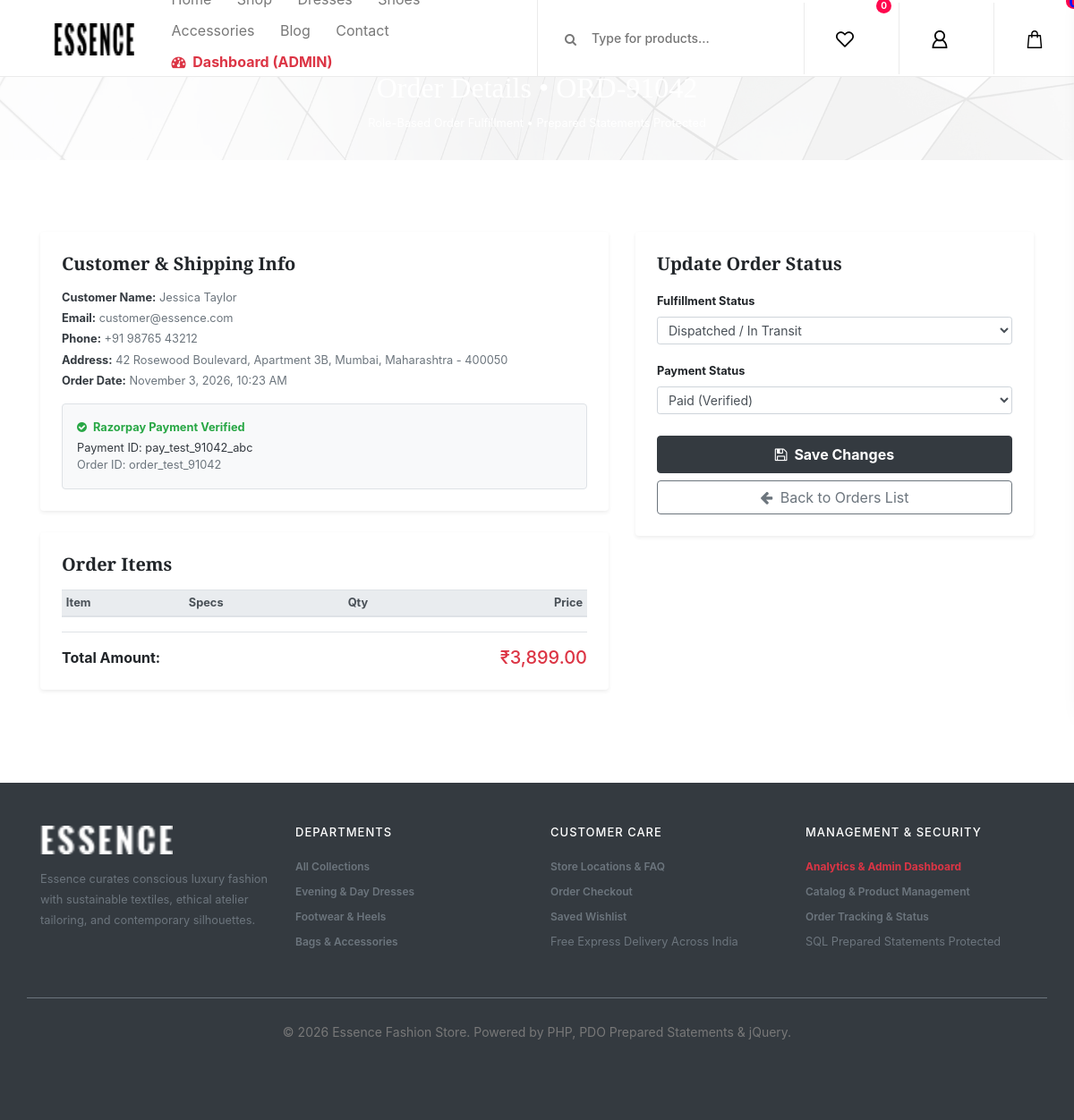
/order_edit.php?id=2 (signed in), run on the app's committed database.
### tables this page shows
CREATE TABLE orders (
            id INTEGER PRIMARY KEY AUTOINCREMENT,
            order_number TEXT UNIQUE NOT NULL,
            user_id INTEGER REFERENCES users(id),
            customer_name TEXT NOT NULL,
            customer_email TEXT NOT NULL,
            customer_phone TEXT NOT NULL,
            shipping_address TEXT NOT NULL,
            city TEXT NOT NULL,
            state TEXT NOT NULL,
            pincode TEXT NOT NULL,
            subtotal REAL NOT NULL,
            discount REAL DEFAULT 0,
            total REAL NOT NULL,
            status TEXT NOT NULL DEFAULT 'processing',
            payment_method TEXT NOT NULL,
            payment_status TEXT NOT NULL DEFAULT 'unpaid',
            razorpay_order_id TEXT,
            razorpay_payment_id TEXT,
            created_at DATETIME DEFAULT CURRENT_TIMESTAMP
        );

### order_edit.php (the view, shortened to what this page needs)
<?php
require_once __DIR__ . '/auth.php';
$order_id = intval($_GET['id']);
$stmt = $conn->prepare("SELECT * FROM orders WHERE id = ?");
$stmt->execute([$order_id]);
$order = $stmt->fetch();
require_once __DIR__ . '/header.php';
?>
<div class="breadcumb_area bg-img" style="background-image: url(img/bg-img/breadcumb.jpg); padding: 40px 0;">
    <div class="container h-100">
        <div class="row h-100 align-items-center">
            <div class="col-12 text-center">
                <h2 style="font-family:'Playfair Display', serif;" class="text-white">Order Details &bull; <?= htmlspecialchars($order['order_number']) ?></h2>
                <p class="text-white small mb-0">Role-Based Order Fulfillment &bull; Prepared Statements Protected</p>
            </div>
        </div>
    </div>
</div>
<div class="section-padding-80">
    <div class="container">
        <div class="row">
            <div class="col-12 col-md-7 mb-4">
                <div class="card border-0 shadow-sm p-4 rounded-lg mb-4">
                    <h5 class="font-weight-bold mb-3" style="font-family:'Playfair Display', serif;">Customer &amp; Shipping Info</h5>
                    <div class="small text-muted mb-3">
                        <div class="mb-1"><strong class="text-dark">Customer Name:</strong> <?= htmlspecialchars($order['customer_name']) ?></div>
                        <div class="mb-1"><strong class="text-dark">Email:</strong> <?= htmlspecialchars($order['customer_email']) ?></div>
                        <div class="mb-1"><strong class="text-dark">Phone:</strong> <?= htmlspecialchars($order['customer_phone'] ?: 'N/A') ?></div>
                        <div class="mb-1"><strong class="text-dark">Address:</strong> <?= htmlspecialchars($order['shipping_address']) ?>, <?= htmlspecialchars($order['city']) ?>, <?= htmlspecialchars($order['state']) ?> - <?= htmlspecialchars($order['pincode']) ?></div>
                        <div><strong class="text-dark">Order Date:</strong> <?= date('F j, Y, g:i A', strtotime($order['created_at'])) ?></div>
                    </div>
                    <?php if (!empty($order['razorpay_payment_id'])): ?>
                        <div class="p-3 bg-light rounded small border">
                            <strong class="text-success"><i class="fa fa-check-circle mr-1"></i> Razorpay Payment Verified</strong>
                            <div class="mt-1 font-mono text-dark">Payment ID: <?= htmlspecialchars($order['razorpay_payment_id']) ?></div>
                            <?php if (!empty($order['razorpay_order_id'])): ?>
                                <div class="font-mono text-muted">Order ID: <?= htmlspecialchars($order['razorpay_order_id']) ?></div>
                            <?php endif; ?>
                        </div>
                    <?php endif; ?>
                </div>
                <div class="card border-0 shadow-sm p-4 rounded-lg">
                    <h5 class="font-weight-bold mb-3" style="font-family:'Playfair Display', serif;">Order Items</h5>
                    <div class="table-responsive">
                        <table class="table table-sm align-middle small mb-0">
                            <thead class="thead-light">
                                <tr>
                                    <th>Item</th>
                                    <th>Specs</th>
                                    <th>Qty</th>
                                    <th class="text-right">Price</th>
                                </tr>
                            </thead>
                        </table>
                    </div>
                    <div class="d-flex justify-content-between pt-3 border-top mt-3">
                        <span class="font-weight-bold">Total Amount:</span>
                        <strong class="text-danger h5 mb-0">₹<?= number_format($order['total'], 2) ?></strong>
                    </div>
                </div>
            </div>
            <div class="col-12 col-md-5">
                <div class="card border-0 shadow-sm p-4 rounded-lg bg-white">
                    <h5 class="font-weight-bold mb-3" style="font-family:'Playfair Display', serif;">Update Order Status</h5>
                    <form method="POST">
                        <div class="form-group">
                            <label class="small font-weight-bold">Fulfillment Status</label>
                            <select name="status" class="form-control form-control-sm">
                                <?php
                                $statuses = [
                                    'pending' => 'Pending Review',
                                    'processing' => 'Processing & Packaging',
                                    'shipped' => 'Dispatched / In Transit',
                                    'delivered' => 'Delivered to Customer',
                                    'cancelled' => 'Cancelled'
                                ];
                                foreach ($statuses as $val => $lbl): ?>
                                    <option value="<?= $val ?>" <?= $order['status'] === $val ? 'selected' : '' ?>>
                                        <?= $lbl ?>
                                    </option>
                                <?php endforeach; ?>
                            </select>
                        </div>
                        <div class="form-group">
                            <label class="small font-weight-bold">Payment Status</label>
                            <select name="payment_status" class="form-control form-control-sm">
                                <option value="paid" <?= $order['payment_status'] === 'paid' ? 'selected' : '' ?>>Paid (Verified)</option>
                            </select>
                        </div>
                        <button type="submit" name="update_order" class="btn btn-dark btn-block font-weight-bold py-2 mt-4">
                            <i class="fa fa-save mr-1"></i> Save Changes
                        </button>
                        <a href="order_manage.php" class="btn btn-outline-secondary btn-block small mt-2">
                            <i class="fa fa-arrow-left mr-1"></i> Back to Orders List
                        </a>
                    </form>
                </div>
            </div>
        </div>
    </div>
</div>
<?php require_once __DIR__ . '/footer.php'; ?>

### css/core-style.css (style rules this page uses)
* { margin: 0; padding: 0; }
body { font-family: "Poppins", sans-serif; font-size: 14px; background-color: #ffffff; margin-top: 85px; }
h1, h2, h3, h4, h5, h6 { color: #000000; line-height: 1.3; font-weight: 700; font-family: "Ubuntu", sans-serif; }
p { color: #787878; font-size: 14px; line-height: 2; font-weight: 400; }
a { -webkit-transition: all 500ms ease 0s; transition: all 500ms ease 0s; text-decoration: none; outline: 0 solid transparent; color: #fbf5f5; font-weight: 600; font-size: 12px; }
.section-padding-80 { padding-top: 80px; padding-bottom: 80px; }
.bg-img { background-position: center center; background-size: cover; background-repeat: no-repeat; }
.bg-white { background-color: #ffffff !important; }
.breadcumb_area { position: relative; z-index: 1; width: 100%; height: 140px; }
.breadcumb_area:after { background-color: rgba(255, 255, 255, 0.9); position: absolute; width: 100%; height: 100%; left: 0; top: 0; z-index: -5; content: ''; }

### style.css (style rules this page uses)
html { scroll-behavior: smooth; }
a, button, input { transition: color 250ms ease, background-color 250ms ease, border-color 250ms ease, opacity 250ms ease, transform 250ms ease; }

### data on the page
orders: order_number "ORD-91042", customer_name "Jessica Taylor", customer_email "customer@essence.com", customer_phone "+91 98765 43212", shipping_address "42 Rosewood Boulevard, Apartment 3B", city "Mumbai", state "Maharashtra", pincode "400050", created_at "November 3, 2026, 10:23 AM", razorpay_payment "pay_test_91042_abc", razorpay_order "order_test_91042", total "3,899.00", status "Dispatched / In Transit", payment_status "Paid (Verified)"

### other printed values
$curr_user['role'] "ADMIN"
$wishlist_count "0"
